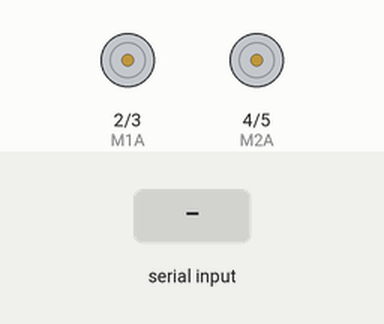
This sketch was run on a simulated Arduino Uno, built with avr-gcc and run on an emulated ATmega328P. On the bench: motor-driver pin pairs drawn as motors (green arrow = first pin HIGH = forward, orange = second pin HIGH = backward, longer = more drive). Inputs (shaded band) come from the test bench.

Above: at 1.2 s.
1.3 s: "A" received over Serial
At 2.1 s:
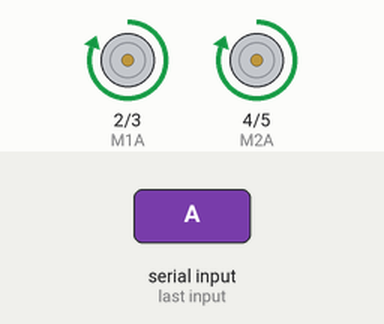
2.8 s: "B" received over Serial
At 3.2 s:
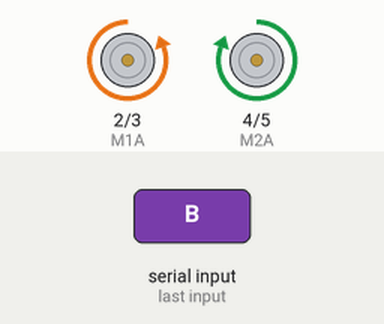
4.3 s: "C" received over Serial
At 5.5 s:
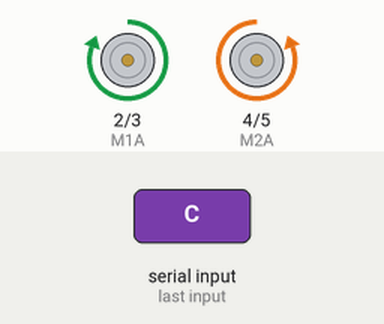
5.8 s: "D" received over Serial
At 6.7 s:
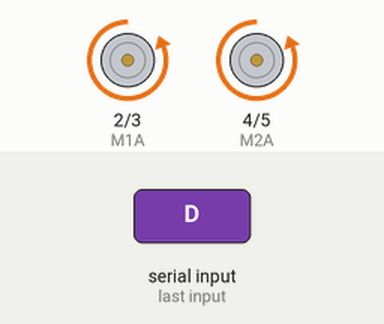
7.3 s: "E" received over Serial
At 7.9 s:
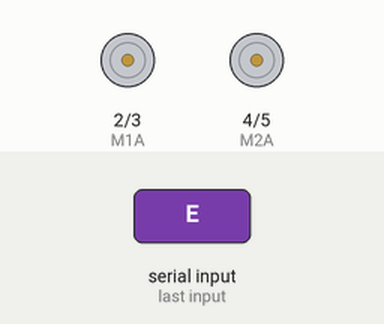
Timing chart, 0 to 9.8 s (numbered marks = the images above; inputs shaded):
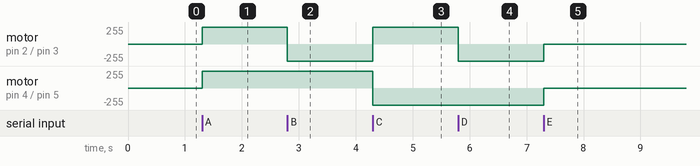

Measured:
- after the input at 1.3 s, motor on pin 2 (M1A) / pin 3 (M1B), motor on pin 4 (M2A) / pin 5 (M2B): stopped → forward 255/255 at once
- after the input at 2.8 s, motor on pin 2 (M1A) / pin 3 (M1B): forward 255/255 → backward 255/255 at once
- after the input at 4.3 s, motor on pin 2 (M1A) / pin 3 (M1B): backward 255/255 → forward 255/255 at once; motor on pin 4 (M2A) / pin 5 (M2B): forward 255/255 → backward 255/255 at once
- after the input at 5.8 s, motor on pin 2 (M1A) / pin 3 (M1B): forward 255/255 → backward 255/255 at once
- after the input at 7.3 s, motor on pin 2 (M1A) / pin 3 (M1B), motor on pin 4 (M2A) / pin 5 (M2B): backward 255/255 → stopped at once

The sketch:

robofut.ino
```cpp
int estado;
int M1A=2;
int M1B=3;
int M2A=4;
int M2B=5;
void setup() {
// put your setup code here, to run once:
//motor izq
pinMode(M1A, OUTPUT);
pinMode(M1B, OUTPUT);
//motor derecho
pinMode(M2A, OUTPUT);
pinMode(M2B, OUTPUT);
Serial.begin(9600);
}
void loop()
{
if(Serial.available()>0)
{
estado=Serial.read();
}
if(estado=='A'){
// Serial.println("a");
adelante();
}
if(estado=='B'){
izquierda();
}
if(estado=='C'){
derecha();
}
if(estado=='D'){
atras();
}
if(estado=='E'){
detener();
}
}
void adelante(){
digitalWrite(M1A, HIGH);
digitalWrite(M1B, LOW);
digitalWrite(M2A, HIGH);
digitalWrite(M2B, LOW);
}
void izquierda(){
digitalWrite(M1A, LOW);
digitalWrite(M1B, HIGH);
digitalWrite(M2A, HIGH);
digitalWrite(M2B, LOW);
}
void derecha(){
digitalWrite(M1A, HIGH);
digitalWrite(M1B, LOW);
digitalWrite(M2A, LOW);
digitalWrite(M2B, HIGH);
}
void atras(){
digitalWrite(M1A, LOW);
digitalWrite(M1B, HIGH);
digitalWrite(M2A, LOW);
digitalWrite(M2B, HIGH);
}
void detener(){
digitalWrite(M1A, LOW);
digitalWrite(M1B, LOW);
digitalWrite(M2A, LOW);
digitalWrite(M2B, LOW);
}
```
